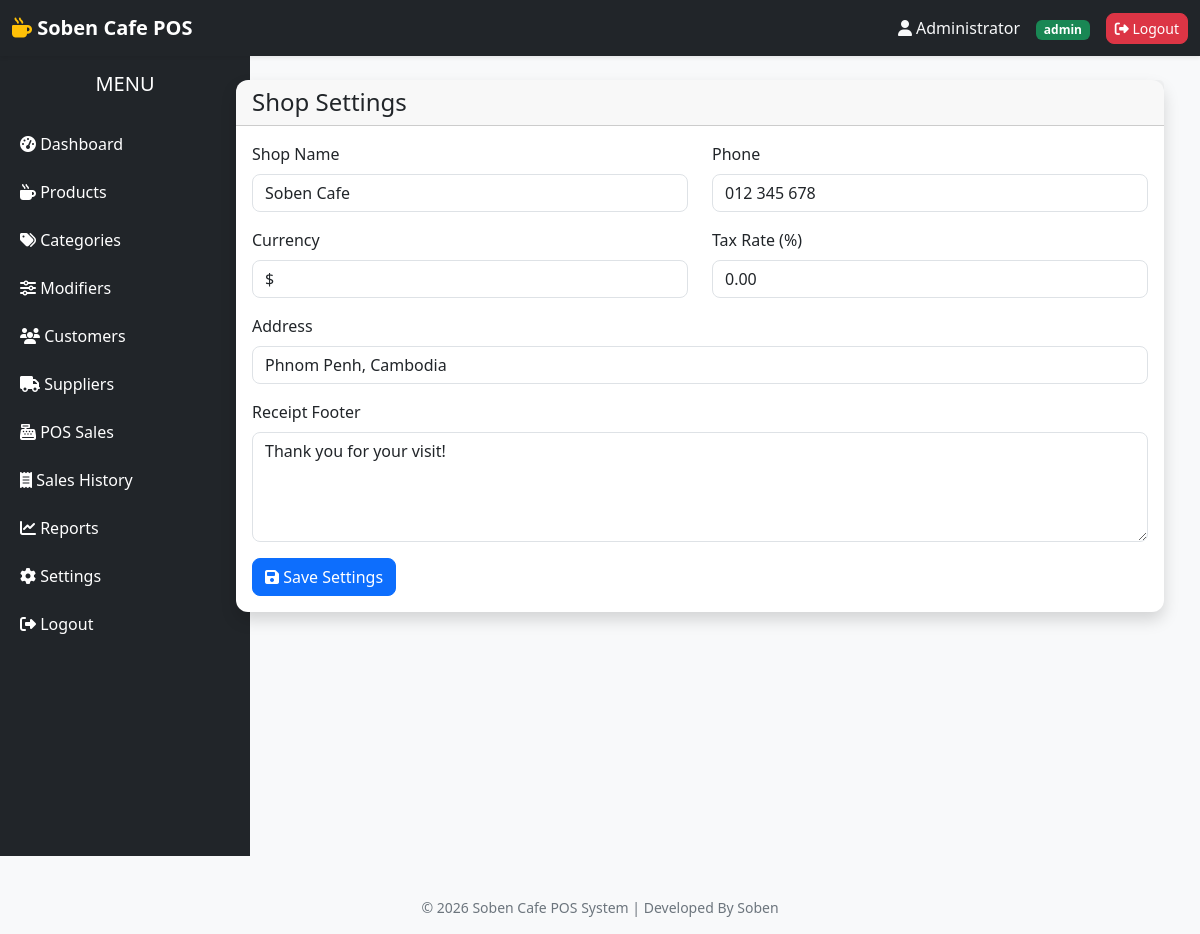
Page /main/settings.php (signed in) on the committed database.
### tables this page shows
CREATE TABLE `settings` (
  `id` INT AUTO_INCREMENT PRIMARY KEY,
  `shop_name` VARCHAR(255) NOT NULL DEFAULT 'Soben Cafe',
  `phone` VARCHAR(50) DEFAULT '012 345 678',
  `address` TEXT NULL,
  `currency` VARCHAR(10) NOT NULL DEFAULT '$',
  `tax_rate` DECIMAL(5,2) DEFAULT 0.00,
  `logo` VARCHAR(255) DEFAULT NULL,
  `receipt_footer` TEXT NULL,
  `created_at` TIMESTAMP DEFAULT CURRENT_TIMESTAMP,
  `updated_at` TIMESTAMP DEFAULT CURRENT_TIMESTAMP ON UPDATE CURRENT_TIMESTAMP
);

### main/settings.php (the view, shortened to what this page needs)
<?php
require_once '../connect.php';
$setting = [];
try {
    $stmt = $db->query("SELECT * FROM settings LIMIT 1");
    $setting = $stmt->fetch(PDO::FETCH_ASSOC) ?: [];
} catch (PDOException $e) {
}
include '../includes/header.php';
include '../includes/navbar.php';
include '../includes/sidebar.php';
?>
<div class="container-fluid">
    <div class="card shadow">
        <div class="card-header">
            <h4 class="mb-0">Shop Settings</h4>
        </div>
        <div class="card-body">
            <form method="POST">
                <div class="row">
                    <div class="col-md-6 mb-3">
                        <label class="form-label">Shop Name</label>
                        <input
                            type="text"
                            name="shop_name"
                            class="form-control"
                            value="<?php echo htmlspecialchars($setting['shop_name'] ?? ''); ?>"
                            required>
                    </div>
                    <div class="col-md-6 mb-3">
                        <label class="form-label">Phone</label>
                        <input
                            type="text"
                            name="phone"
                            class="form-control"
                            value="<?php echo htmlspecialchars($setting['phone'] ?? ''); ?>">
                    </div>
                </div>
                <div class="row">
                    <div class="col-md-6 mb-3">
                        <label class="form-label">Currency</label>
                        <input
                            type="text"
                            name="currency"
                            class="form-control"
                            value="<?php echo htmlspecialchars($setting['currency'] ?? '$'); ?>"
                            required>
                    </div>
                    <div class="col-md-6 mb-3">
                        <label class="form-label">Tax Rate (%)</label>
                        <input
                            type="number"
                            step="0.01"
                            name="tax_rate"
                            class="form-control"
                            value="<?php echo htmlspecialchars($setting['tax_rate'] ?? '0.00'); ?>">
                    </div>
                </div>
                <div class="mb-3">
                    <label class="form-label">Address</label>
                    <input
                        type="text"
                        name="address"
                        class="form-control"
                        value="<?php echo htmlspecialchars($setting['address'] ?? ''); ?>">
                </div>
                <div class="mb-3">
                    <label class="form-label">Receipt Footer</label>
                    <textarea
                        name="receipt_footer"
                        rows="4"
                        class="form-control"><?php echo htmlspecialchars($setting['receipt_footer'] ?? ''); ?></textarea>
                </div>
                <button type="submit" class="btn btn-primary">
                    <i class="fa fa-save"></i> Save Settings
                </button>
            </form>
        </div>
    </div>
</div>
<?php include '../includes/footer.php'; ?>

### assets/css/style.css (style rules this page uses)
body { font-family:'Segoe UI',sans-serif; background:#f8f9fa; }
.card { border:none; border-radius:12px; }
.card-header { font-weight:600; }
.btn { border-radius:8px; }
.form-control { border-radius:8px; }

### assets/css/dashboard.css (style rules this page uses)
.card-header { font-weight:600; }

### rows in the picture
settings: shop_name "Soben Cafe", phone "012 345 678", currency "$", tax_rate "0.00", address "Phnom Penh, Cambodia", receipt_footer "Thank you for your visit!"

### other values in the picture
$full_name "Administrator"
$role "admin"
